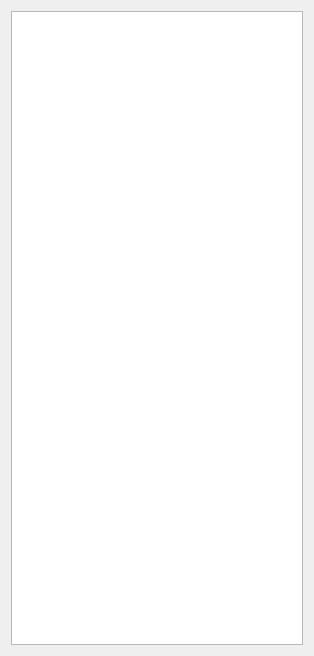
<?xml version="1.0" encoding="UTF-8"?>
<ui version="4.0">
 <class>Sys_File_Tree_Wid</class>
 <widget class="QWidget" name="Sys_File_Tree_Wid">
  <property name="geometry">
   <rect>
    <x>0</x>
    <y>0</y>
    <width>314</width>
    <height>656</height>
   </rect>
  </property>
  <property name="windowTitle">
   <string>Form</string>
  </property>
  <layout class="QVBoxLayout" name="verticalLayout">
   <item>
    <widget class="QTreeView" name="treeView">
     <property name="contextMenuPolicy">
      <enum>Qt::ActionsContextMenu</enum>
     </property>
     <attribute name="headerCascadingSectionResizes">
      <bool>false</bool>
     </attribute>
     <attribute name="headerCascadingSectionResizes">
      <bool>false</bool>
     </attribute>
    </widget>
   </item>
  </layout>
 </widget>
 <resources/>
 <connections/>
</ui>
